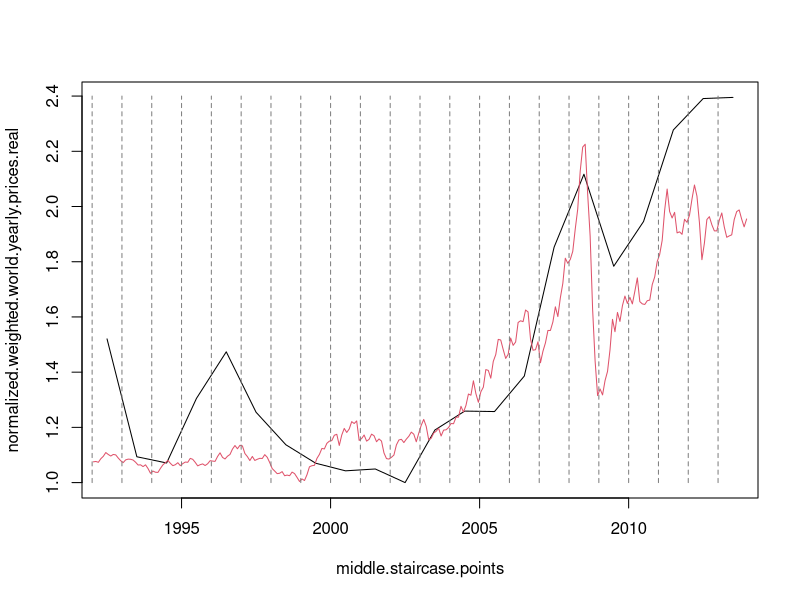

This chart was generated by the following R code:
#####read non weighted and weighted world average price
y.prices1<-read.csv("../fit/data/e_world_yearly_prices.csv")
#y.prices<-y.prices1[-1,]
y.prices<-y.prices1
weighted.world.yearly.prices.real<-y.prices$WorldPriceWeighted
#normalized.weighted.world.yearly.prices.real<-weighted.world.yearly.prices.real/weighted.world.yearly.prices.real[1]
normalized.weighted.world.yearly.prices.real<-weighted.world.yearly.prices.real/min(weighted.world.yearly.prices.real)

#####compute yearly average oil price

monthly.oil.price.data<-readLines("../../data/monthly_crude_oil_price.csv")
monthly.oil.price.time.char<-unlist(strsplit(monthly.oil.price.data[1],","))
monthly.oil.price.time.char<-monthly.oil.price.time.char[2:length(monthly.oil.price.time.char)]
monthly.oil.price.time.char.mix<-unlist(strsplit(monthly.oil.price.time.char,"[.]"))
monthly.oil.price.time.year<-as.numeric(monthly.oil.price.time.char.mix[seq(1,length(monthly.oil.price.time.char.mix),2)])
monthly.oil.price.time.month<-as.numeric(monthly.oil.price.time.char.mix[seq(2,length(monthly.oil.price.time.char.mix),2)])
monthly.oil.price.time<-monthly.oil.price.time.year+monthly.oil.price.time.month/12-1/24

monthly.oil.price.level.char<-unlist(strsplit(monthly.oil.price.data[2],","))
monthly.oil.price.level<-as.numeric(monthly.oil.price.level.char[2:length(monthly.oil.price.level.char)])
normalized.monthly.oil.price.level<-monthly.oil.price.level/min(monthly.oil.price.level)

food<-read.csv("../../data/buyers_Food.csv",)
first.year.of.demand<-as.numeric(unlist(strsplit(names(food)[5],"[.]"))[3])
staircase.time<-numeric()

#generate staicase series
for(i in (2:length(normalized.weighted.world.yearly.prices.real))){
	staircase.time[length(staircase.time)+1]<-i-2
	staircase.time[length(staircase.time)+1]<-i-1
}

staircase.time<-staircase.time+first.year.of.demand
middle.staircase.points<-seq(0.5,length(normalized.weighted.world.yearly.prices.real))+first.year.of.demand

plot(middle.staircase.points,normalized.weighted.world.yearly.prices.real,type="l")
lines(monthly.oil.price.time,0.9+0.01*monthly.oil.price.level,col=2)

#plot(middle.staircase.points,normalized.weighted.world.yearly.prices.real,type="l")
#lines(middle.staircase.points,normalized.weighted.world.yearly.prices.sim,col=2)
#lines(staircase.time,staircase.price.real)
#lines(staircase.time,staircase.price.sim,col=2)
for(i in middle.staircase.points){
	lines(c(i-0.5,i-0.5),c(1,2.4),lty=2,col="gray50")
}

#months.to.plot<-seq(from=1993+1/24,by=1/12,length.out=nrow(sessions.offered.quantities))
#zone_position<-8
#plot(months.to.plot,as.numeric(sessions.offered.quantities[,zone_position]),type="l",main=sessions[zone_position],ylab="monthly supply",xlab="time")
#for(i in middle.staircase.points){
#	lines(c(i-0.5,i-0.5),c(0,7*10^7),lty=2,col="gray50")
#}


#distance<-sum((normalized.weighted.world.yearly.prices.real-normalized.weighted.world.yearly.prices.sim)^2)



